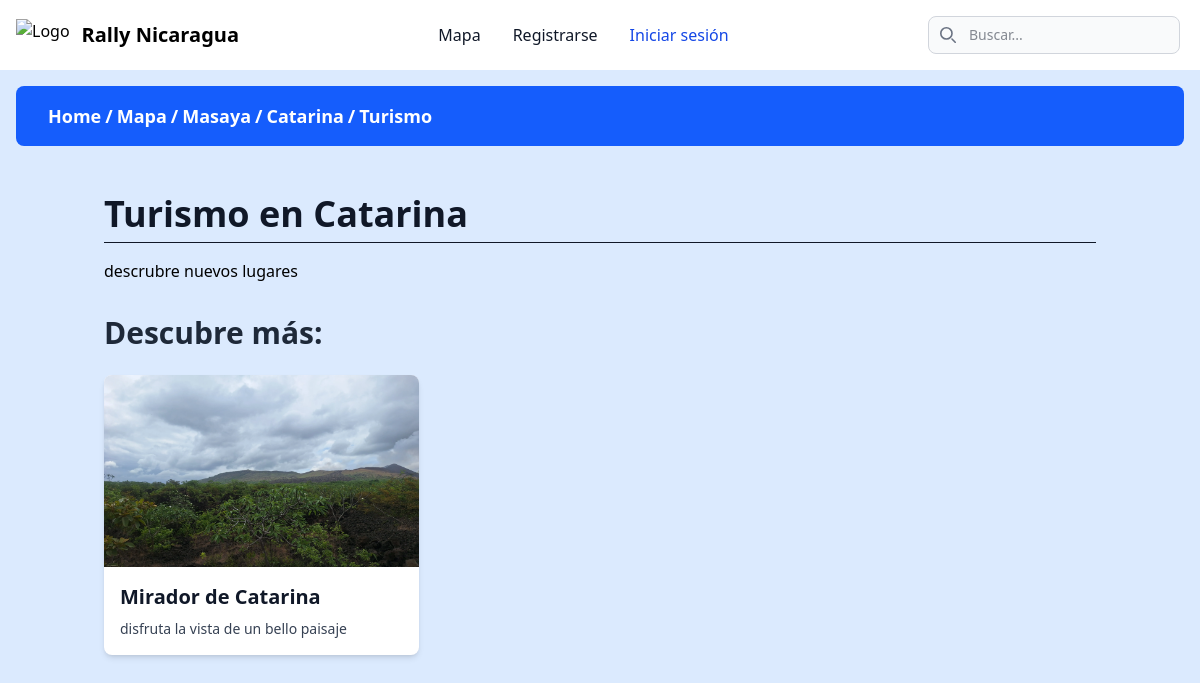
The app's page /home/maps/catarina/turismo/ with its own data.
### page/models.py (models this page shows, shortened)
class Department(models.Model):
    name = models.CharField("Nombre", max_length=100, unique=True)
    description = models.TextField("Descripción", blank=True, null=True)
    slug = models.SlugField(max_length=120, unique=True, blank=True, help_text="Versión del nombre para URLs amigables.")
    def get_absolute_url(self):
        return reverse('maps-department', kwargs={'department_slug': self.slug})
    class Meta:
        verbose_name = "Departamento"
        verbose_name_plural = "Departamentos"
        ordering = ['name']

class Municipality(models.Model):
    name = models.CharField("Nombre", max_length=100)
    description = models.TextField("Descripción", blank=True, null=True)
    department = models.ForeignKey(Department, on_delete=models.CASCADE, related_name='municipalities', verbose_name="Departamento")
    slug = models.SlugField(max_length=120, unique=True, blank=True, help_text="Versión del nombre para URLs amigables. Se genera automáticamente.")
    def get_absolute_url(self):
        return reverse('municipality-detail', kwargs={'municipality_slug': self.slug})
    class Meta:
        verbose_name = "Municipio"
        verbose_name_plural = "Municipios"
        unique_together = ('name', 'department')
        ordering = ['department__name', 'name']

class Category(models.Model):
    name = models.CharField("Nombre", max_length=100, unique=True)
    slug = models.SlugField(max_length=120, unique=True, blank=True, help_text="Versión del nombre para URLs amigables.")
    description = models.TextField("Descripción", blank=True, null=True)
    class Meta:
        verbose_name = "Categoría"
        verbose_name_plural = "Categorías"
        ordering = ['name']

class CategoryPage(models.Model):
    municipality = models.ForeignKey(Municipality, on_delete=models.CASCADE, related_name='category_pages', verbose_name="Municipio")
    category = models.ForeignKey(Category, on_delete=models.CASCADE, related_name='municipality_pages', verbose_name="Categoría")
    introduction = models.TextField("Contenido Introductorio", help_text="Contenido principal para la página de esta categoría en el municipio.", blank=True)
    created_at = models.DateTimeField("Fecha de creación", auto_now_add=True)
    updated_at = models.DateTimeField("Última actualización", auto_now=True)
    def get_absolute_url(self):
        return reverse('category-page', kwargs={
            'municipality_slug': self.municipality.slug,
            'category_slug': self.category.slug
        })
    class Meta:
        verbose_name = "Página de Categoría"
        verbose_name_plural = "Páginas de Categoría"
        unique_together = ('municipality', 'category')
        ordering = ['municipality__name', 'category__name']

class ContentItem(models.Model):
    page = models.ForeignKey(CategoryPage, on_delete=models.CASCADE, related_name='items', verbose_name="Página de Categoría")
    title = models.CharField("Título", max_length=200)
    slug = models.SlugField(max_length=220, unique=True, blank=True, help_text="Se genera automáticamente para la URL.")
    summary = models.TextField("Resumen", help_text="Texto corto para mostrar en las listas.")
    image = models.ImageField("Imagen Principal", upload_to='static/img/', blank=True, null=True)
    body = models.TextField("Cuerpo del Contenido", help_text="El contenido detallado para la página del ítem.")
    published = models.BooleanField("Publicado", default=True)
    created_at = models.DateTimeField("Fecha de creación", auto_now_add=True)
    updated_at = models.DateTimeField("Última actualización", auto_now=True)
    class Meta:
        verbose_name = "Ítem de Contenido"
        verbose_name_plural = "Ítems de Contenido"
        ordering = ['-created_at']

### page/views.py (the view)
# urls.py: path('home/maps/<slug:municipality_slug>/<slug:category_slug>/', category_page_view, name='category-page'),
def category_page_view(request, municipality_slug, category_slug):
    page = get_object_or_404(
        CategoryPage,
        municipality__slug=municipality_slug,
        category__slug=category_slug
    )
    items = page.items.filter(published=True)
    context = {
        'page': page,
        'items': items,
        'municipality': page.municipality,
        'category': page.category,
    }
    return render(request, 'page/category_page.html', context)

### page/templates/page/category_page.html
{% extends 'rally_nicaragua/base.html' %}
{% load breadcrumbs %}
{% load static %}
{% block content %}
{% render_breadcrumb %}
<div class="container mx-auto px-4 py-8 max-w-5xl">
    <h1 class="text-4xl font-extrabold text-gray-900 mb-4 border-b pb-2">
        {{ category.name }} en {{ municipality.name }}
    </h1>
    {% if page.introduction %}
    <div class="prose max-w-none mb-8">
        {{ page.introduction|safe }}
    </div>
    {% endif %}
    {% if items %}
    <h2 class="text-3xl font-bold text-gray-800 mb-6">Descubre más:</h2>
    <div class="grid grid-cols-1 md:grid-cols-2 lg:grid-cols-3 gap-6">
        {% for item in items %}
        <a href="{% url 'content-item-detail' municipality_slug=municipality.slug category_slug=category.slug item_slug=item.slug %}" class="block group">
            <div class="bg-white rounded-lg shadow-md overflow-hidden h-full transform transition-transform duration-300 group-hover:scale-105 group-hover:shadow-xl">
                {% if item.image %}
                <img src="{{ item.image.url }}" alt="Imagen de {{ item.title }}" class="w-full h-48 object-cover">
                {% else %}
                <div class="w-full h-48 bg-gray-200 flex items-center justify-center">
                    <span class="text-gray-500">Sin imagen</span>
                </div>
                {% endif %}
                <div class="p-4">
                    <h3 class="text-xl font-semibold text-gray-900 mb-2">{{ item.title }}</h3>
                    <p class="text-gray-700 text-sm">{{ item.summary|truncatewords:20 }}</p>
                </div>
            </div>
        </a>
        {% endfor %}
    </div>
    {% else %}
    <p class="text-gray-600 italic mt-6">No hay ítems específicos para mostrar en esta categoría todavía.</p>
    {% endif %}
</div>
{% endblock %}

### templates/components/breadcrumb.html
<div class="flex justify-center items-center p-4  w-full z-20">
  <div
    class="flex justify-start items-center w-full max-w-7xl bg-blue-600 backdrop-blur-sm py-4 px-8 rounded-lg flex-wrap gap-1">
    {% for item in breadcrumb %}
    {% if item.url %}
    <a href="{{ item.url }}" class="text-white font-bold text-lg">{{ item.name }}</a>
    {% if not forloop.last %}
    <span class="text-white font-bold text-lg">/</span>
    {% endif %}
    {% else %}
    <span class="text-white font-bold text-lg">{{ item.name }}</span>
    {% endif %}
    {% endfor %}
  </div>
</div>

### records on screen
Department: name "Masaya"
Municipality: name "Catarina", name "Catarina"
Category: name "Turismo", name "Turismo"
CategoryPage: introduction "descrubre nuevos lugares"
ContentItem: image (picture), title "Mirador de Catarina", summary "disfruta la vista de un bello paisaje"

### other values on screen
{{ item.name }} "Home" "Mapa"
